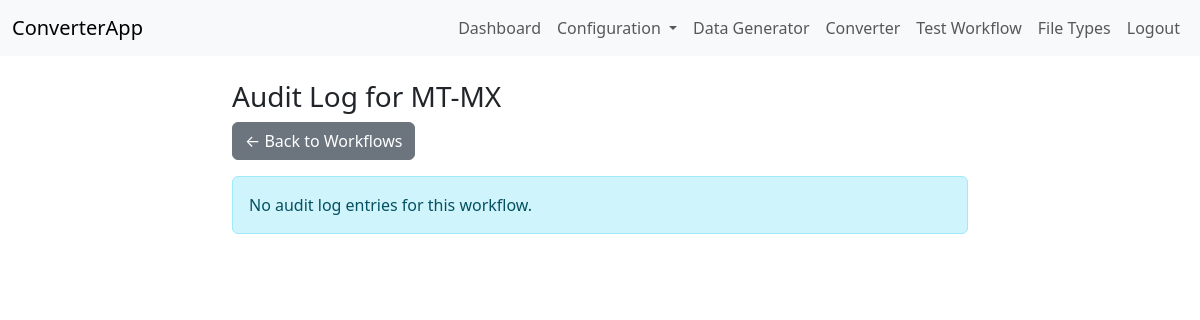
The app's page /test-workflow/1/audit (signed in), older data.
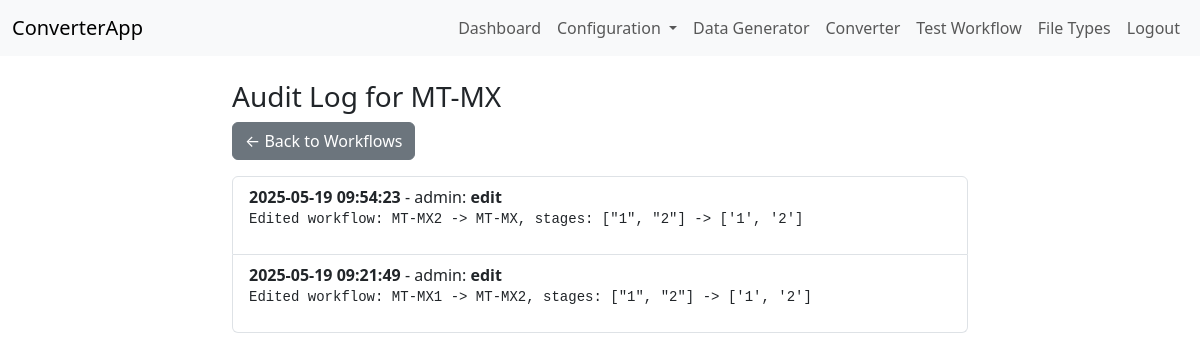
The same page, newer data.
### app/models.py (models this page shows)
class Workflow(db.Model):
    id = db.Column(db.Integer, primary_key=True)
    name = db.Column(db.String(150), nullable=False, unique=True)
    stages = db.Column(db.Text, nullable=False)  # JSON list of converter config IDs
    created_at = db.Column(db.DateTime, default=datetime.utcnow)
    updated_at = db.Column(db.DateTime, default=datetime.utcnow, onupdate=datetime.utcnow)

class WorkflowAuditLog(db.Model):
    __tablename__ = 'workflow_audit_log'
    id = db.Column(db.Integer, primary_key=True)
    workflow_id = db.Column(db.Integer, db.ForeignKey('workflow.id'), nullable=False)
    user = db.Column(db.String(128), nullable=False)
    action = db.Column(db.String(64), nullable=False)
    details = db.Column(db.Text)
    timestamp = db.Column(db.DateTime, default=datetime.utcnow)
    workflow = db.relationship('Workflow', backref=db.backref('audit_logs', lazy=True))

### app/config/routes.py (the view)
@converters.route('/test-workflow/<int:id>/audit', methods=['GET'])
@login_required
@admin_required
def audit_workflow(id):
    workflow = Workflow.query.get_or_404(id)
    logs = WorkflowAuditLog.query.filter_by(workflow_id=workflow.id).order_by(WorkflowAuditLog.timestamp.desc()).all()
    return render_template('test_workflow_audit.html', workflow=workflow, logs=logs)

### app/auth/routes.py (called while the page is built)
@login_manager.user_loader
def load_user(user_id):
    return User.query.get(int(user_id))

### app/config/routes.py (called while the page is built)
def admin_required(f):
    from functools import wraps
    @wraps(f)
    def decorated_function(*args, **kwargs):
        if not current_user.is_authenticated or current_user.role != 'admin':
            abort(403)
        return f(*args, **kwargs)
    return decorated_function

### app/templates/test_workflow_audit.html (shortened to what this page needs)
{% extends 'base.html' %}
{% block content %}
<div class="row">
  <div class="col-md-8 offset-md-2">
    <h3>Audit Log for {{ workflow.name }}</h3>
    <a href="{{ url_for('converters.test_workflow') }}" class="btn btn-secondary mb-3">&larr; Back to Workflows</a>
    {% if logs %}
      <ul class="list-group">
        {% for log in logs %}
          <li class="list-group-item">
            <b>{{ log.timestamp.strftime('%Y-%m-%d %H:%M:%S') }}</b> - {{ log.user }}: <b>{{ log.action }}</b><br>
            <pre style="white-space: pre-wrap;">{{ log.details }}</pre>
          </li>
        {% endfor %}
      </ul>
    {% else %}
      <div class="alert alert-info">No audit log entries for this workflow.</div>
    {% endif %}
  </div>
</div>
{% endblock %}

### app/templates/base.html (shortened to what this page needs)
<!DOCTYPE html>
<html lang="en">
<head>
    <link rel="stylesheet" href="https://cdn.jsdelivr.net/npm/bootstrap@5.3.0/dist/css/bootstrap.min.css">
</head>
<body>
<nav class="navbar navbar-expand-lg navbar-light bg-light">
    <div class="container-fluid">
        <a class="navbar-brand" href="{{ url_for('dashboard') }}">ConverterApp</a>
        <div class="collapse navbar-collapse">
            <ul class="navbar-nav ms-auto mb-2 mb-lg-0">
                {% if current_user.is_authenticated %}
                <li class="nav-item">
                    <a class="nav-link" href="{{ url_for('dashboard') }}">Dashboard</a>
                </li>
                <li class="nav-item dropdown">
                    <a class="nav-link dropdown-toggle" href="#" id="configDropdown" role="button" data-bs-toggle="dropdown" aria-expanded="false">
                        Configuration
                    </a>
                </li>
                <li class="nav-item">
                    <a class="nav-link" href="{{ url_for('converters.data_generator') }}">Data Generator</a>
                </li>
                <li class="nav-item">
                    <a class="nav-link" href="{{ url_for('converters.converter_test') }}">Converter</a>
                </li>
                <li class="nav-item">
                    <a class="nav-link" href="{{ url_for('converters.test_workflow') }}">Test Workflow</a>
                </li>
                <li class="nav-item">
                    <a class="nav-link" href="{{ url_for('filetypes.list_filetypes') }}">File Types</a>
                </li>
                <li class="nav-item">
                    <a class="nav-link" href="{{ url_for('auth.logout') }}">Logout</a>
                </li>
                {% endif %}
            </ul>
        </div>
    </div>
</nav>
<div class="container mt-4">
    {% block content %}{% endblock %}
</div>
</body>
</html>

Row changes from the older to the newer data that the page shows:
added WorkflowAuditLog: timestamp "2025-05-19 09:54:23", user "admin", action "edit", details "Edited workflow: MT-MX2 -> MT-MX, stages: [\"1\", \"2\"] -> ['1', '2']"
added WorkflowAuditLog: timestamp "2025-05-19 09:21:49", user "admin", action "edit", details "Edited workflow: MT-MX1 -> MT-MX2, stages: [\"1\", \"2\"] -> ['1', '2']"
Text that changed along with them:
text no longer shown: "No audit log entries for this workflow."
